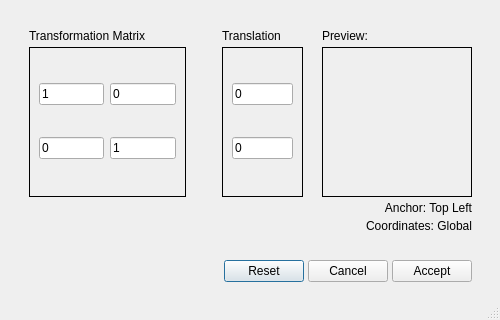
<?xml version="1.0" encoding="UTF-8"?>
<ui version="4.0">
 <class>Dialog</class>
 <widget class="QDialog" name="Dialog">
  <property name="geometry">
   <rect>
    <x>0</x>
    <y>0</y>
    <width>500</width>
    <height>320</height>
   </rect>
  </property>
  <property name="sizePolicy">
   <sizepolicy hsizetype="Fixed" vsizetype="Fixed">
    <horstretch>0</horstretch>
    <verstretch>0</verstretch>
   </sizepolicy>
  </property>
  <property name="minimumSize">
   <size>
    <width>500</width>
    <height>320</height>
   </size>
  </property>
  <property name="maximumSize">
   <size>
    <width>500</width>
    <height>320</height>
   </size>
  </property>
  <property name="mouseTracking">
   <bool>false</bool>
  </property>
  <property name="windowTitle">
   <string>Set Custom Transformation</string>
  </property>
  <property name="windowIcon">
   <iconset resource="../res/icons.qrc">
    <normaloff>:/icons/android-expand.svg</normaloff>:/icons/android-expand.svg</iconset>
  </property>
  <property name="sizeGripEnabled">
   <bool>true</bool>
  </property>
  <property name="modal">
   <bool>false</bool>
  </property>
  <widget class="QFrame" name="centralFrame">
   <property name="geometry">
    <rect>
     <x>20</x>
     <y>20</y>
     <width>461</width>
     <height>271</height>
    </rect>
   </property>
   <property name="sizePolicy">
    <sizepolicy hsizetype="Preferred" vsizetype="Expanding">
     <horstretch>0</horstretch>
     <verstretch>0</verstretch>
    </sizepolicy>
   </property>
   <property name="baseSize">
    <size>
     <width>0</width>
     <height>0</height>
    </size>
   </property>
   <layout class="QVBoxLayout" name="verticalLayout_3">
    <property name="spacing">
     <number>4</number>
    </property>
    <item>
     <layout class="QHBoxLayout" name="horizontalLayout">
      <item>
       <layout class="QHBoxLayout" name="horizontalLayout_3">
        <item>
         <layout class="QVBoxLayout" name="verticalLayout">
          <item>
           <widget class="QLabel" name="label">
            <property name="sizePolicy">
             <sizepolicy hsizetype="Preferred" vsizetype="Fixed">
              <horstretch>0</horstretch>
              <verstretch>0</verstretch>
             </sizepolicy>
            </property>
            <property name="text">
             <string>Transformation Matrix</string>
            </property>
           </widget>
          </item>
          <item>
           <widget class="QFrame" name="gridFrame">
            <property name="frameShape">
             <enum>QFrame::Shape::Box</enum>
            </property>
            <layout class="QGridLayout" name="gridLayout">
             <item row="1" column="0">
              <widget class="QLineEdit" name="lineMat00">
               <property name="maximumSize">
                <size>
                 <width>70</width>
                 <height>16777215</height>
                </size>
               </property>
               <property name="text">
                <string>1</string>
               </property>
              </widget>
             </item>
             <item row="2" column="1">
              <widget class="QLineEdit" name="lineMat11">
               <property name="maximumSize">
                <size>
                 <width>70</width>
                 <height>16777215</height>
                </size>
               </property>
               <property name="text">
                <string>1</string>
               </property>
              </widget>
             </item>
             <item row="2" column="0">
              <widget class="QLineEdit" name="lineMat10">
               <property name="maximumSize">
                <size>
                 <width>70</width>
                 <height>16777215</height>
                </size>
               </property>
               <property name="text">
                <string>0</string>
               </property>
              </widget>
             </item>
             <item row="1" column="1">
              <widget class="QLineEdit" name="lineMat01">
               <property name="maximumSize">
                <size>
                 <width>70</width>
                 <height>16777215</height>
                </size>
               </property>
               <property name="text">
                <string>0</string>
               </property>
              </widget>
             </item>
            </layout>
           </widget>
          </item>
         </layout>
        </item>
        <item>
         <spacer name="horizontalSpacer_3">
          <property name="orientation">
           <enum>Qt::Orientation::Horizontal</enum>
          </property>
          <property name="sizeHint" stdset="0">
           <size>
            <width>40</width>
            <height>20</height>
           </size>
          </property>
         </spacer>
        </item>
        <item>
         <layout class="QVBoxLayout" name="verticalLayout_4">
          <item>
           <widget class="QLabel" name="label_3">
            <property name="sizePolicy">
             <sizepolicy hsizetype="Fixed" vsizetype="Fixed">
              <horstretch>0</horstretch>
              <verstretch>0</verstretch>
             </sizepolicy>
            </property>
            <property name="text">
             <string>Translation</string>
            </property>
           </widget>
          </item>
          <item>
           <widget class="QFrame" name="gridFrame_2">
            <property name="frameShape">
             <enum>QFrame::Shape::Box</enum>
            </property>
            <layout class="QGridLayout" name="gridLayout_2">
             <item row="2" column="1">
              <widget class="QLineEdit" name="lineMatTy">
               <property name="maximumSize">
                <size>
                 <width>70</width>
                 <height>16777215</height>
                </size>
               </property>
               <property name="text">
                <string>0</string>
               </property>
              </widget>
             </item>
             <item row="1" column="1">
              <widget class="QLineEdit" name="lineMatTx">
               <property name="maximumSize">
                <size>
                 <width>70</width>
                 <height>16777215</height>
                </size>
               </property>
               <property name="text">
                <string>0</string>
               </property>
              </widget>
             </item>
            </layout>
           </widget>
          </item>
         </layout>
        </item>
       </layout>
      </item>
      <item>
       <spacer name="horizontalSpacer">
        <property name="orientation">
         <enum>Qt::Orientation::Horizontal</enum>
        </property>
        <property name="sizeHint" stdset="0">
         <size>
          <width>40</width>
          <height>20</height>
         </size>
        </property>
       </spacer>
      </item>
      <item>
       <layout class="QVBoxLayout" name="verticalLayout_2">
        <item>
         <widget class="QLabel" name="label_2">
          <property name="text">
           <string>Preview:</string>
          </property>
         </widget>
        </item>
        <item>
         <widget class="QLabel" name="imgPreview">
          <property name="sizePolicy">
           <sizepolicy hsizetype="Minimum" vsizetype="Minimum">
            <horstretch>0</horstretch>
            <verstretch>0</verstretch>
           </sizepolicy>
          </property>
          <property name="minimumSize">
           <size>
            <width>150</width>
            <height>150</height>
           </size>
          </property>
          <property name="baseSize">
           <size>
            <width>300</width>
            <height>300</height>
           </size>
          </property>
          <property name="toolTip">
           <string>Shows a red square if transformation determinant is negative.</string>
          </property>
          <property name="frameShape">
           <enum>QFrame::Shape::Box</enum>
          </property>
          <property name="text">
           <string/>
          </property>
         </widget>
        </item>
       </layout>
      </item>
     </layout>
    </item>
    <item>
     <widget class="QLabel" name="lblAnchor">
      <property name="text">
       <string>Anchor: Top Left</string>
      </property>
      <property name="alignment">
       <set>Qt::AlignmentFlag::AlignRight|Qt::AlignmentFlag::AlignTrailing|Qt::AlignmentFlag::AlignVCenter</set>
      </property>
     </widget>
    </item>
    <item>
     <widget class="QLabel" name="lblCoordsMode">
      <property name="text">
       <string>Coordinates: Global</string>
      </property>
      <property name="alignment">
       <set>Qt::AlignmentFlag::AlignRight|Qt::AlignmentFlag::AlignTrailing|Qt::AlignmentFlag::AlignVCenter</set>
      </property>
     </widget>
    </item>
    <item>
     <spacer name="verticalSpacer">
      <property name="orientation">
       <enum>Qt::Orientation::Vertical</enum>
      </property>
      <property name="sizeHint" stdset="0">
       <size>
        <width>20</width>
        <height>40</height>
       </size>
      </property>
     </spacer>
    </item>
    <item>
     <layout class="QHBoxLayout" name="horizontalLayout_2">
      <item>
       <spacer name="horizontalSpacer_2">
        <property name="orientation">
         <enum>Qt::Orientation::Horizontal</enum>
        </property>
        <property name="sizeHint" stdset="0">
         <size>
          <width>40</width>
          <height>20</height>
         </size>
        </property>
       </spacer>
      </item>
      <item>
       <widget class="QPushButton" name="btnReset">
        <property name="text">
         <string>Reset</string>
        </property>
       </widget>
      </item>
      <item>
       <widget class="QPushButton" name="btnCancel">
        <property name="text">
         <string>Cancel</string>
        </property>
       </widget>
      </item>
      <item>
       <widget class="QPushButton" name="btnAccept">
        <property name="text">
         <string>Accept</string>
        </property>
       </widget>
      </item>
     </layout>
    </item>
   </layout>
  </widget>
 </widget>
 <resources>
  <include location="../res/icons.qrc"/>
 </resources>
 <connections/>
</ui>
